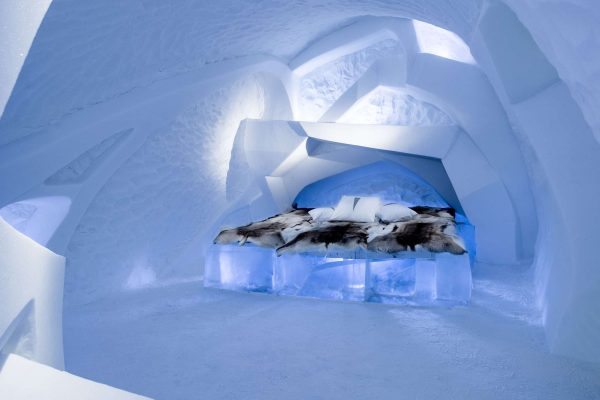
#> input picture 3_imgproc/ice.jpg, 600 x 400 px
$ python canny.py ice.jpg
#> lines starting #> are read from the running program, lines starting #| are printed output that depends on the picture
''' file name : canny.py

Description : This sample shows how to find edges using canny edge detection

This is Python version of this tutorial : http://opencv.itseez.com/doc/tutorials/imgproc/imgtrans/canny_detector/canny_detector.html

Level : Beginner

Benefits : Learn to apply canny edge detection to images.

Usage : python canny.py

Written by : Abid K. (abidrahman2@gmail.com) , Visit opencvpython.blogspot.com for more tutorials '''


import cv2
import sys
import numpy as np

def CannyThreshold(lowThreshold):

    #k = cv2.getTrackbarPos('Kernel size','canny demo')
    #if k%2==0:
    #    k+=1

    detected_edges = cv2.GaussianBlur(gray,(kernel_size,kernel_size),0) # This kernel affects the canny performance a lot !!
    detected_edges = cv2.Canny(detected_edges,lowThreshold,lowThreshold*ratio,apertureSize = kernel_size)
    dst = cv2.bitwise_and(img,img,mask = detected_edges)  # just add some colours to edges from original image.
    cv2.imshow('canny demo',dst)

lowThreshold = 50
max_lowThreshold = 255
ratio = 3
kernel_size = 5 # can take values 3, 5 or 7 !!! Affects output a lot

img = cv2.imread(sys.argv[1])
#> img is the input picture: shape (400, 600, 3); mean B, G, R 203.6, 153.8, 126.4
gray = cv2.cvtColor(img,cv2.COLOR_BGR2GRAY)
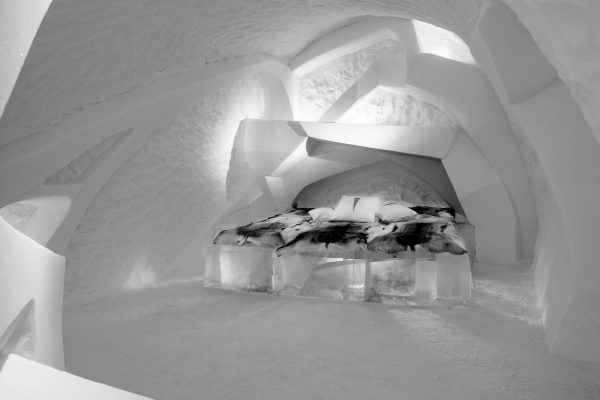
#> gray: shape (400, 600); min 0, max 254, mean 151.2

cv2.namedWindow('canny demo')

cv2.createTrackbar('Min threshold','canny demo',lowThreshold, max_lowThreshold, CannyThreshold)
#cv2.createTrackbar('Kernel size','canny demo',kernel_size, 7, CannyThreshold)


CannyThreshold(0)  # initialization
#> in CannyThreshold, `detected_edges = cv2.Canny(detected_edges,lowThreshold,lowThreshold*ra..`:
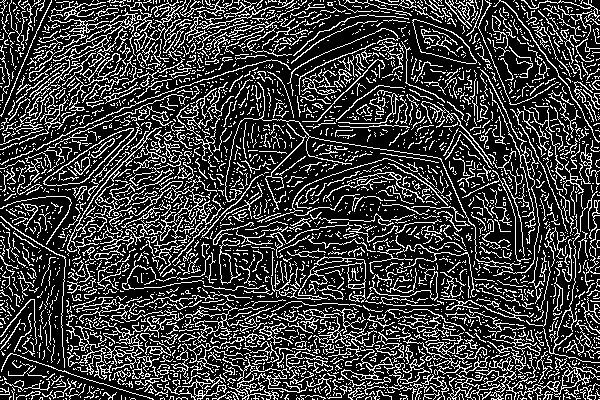
#> detected_edges: shape (400, 600); 23.9% white in thin lines or dots
#> in CannyThreshold, `dst = cv2.bitwise_and(img,img,mask = detected_edges)`:
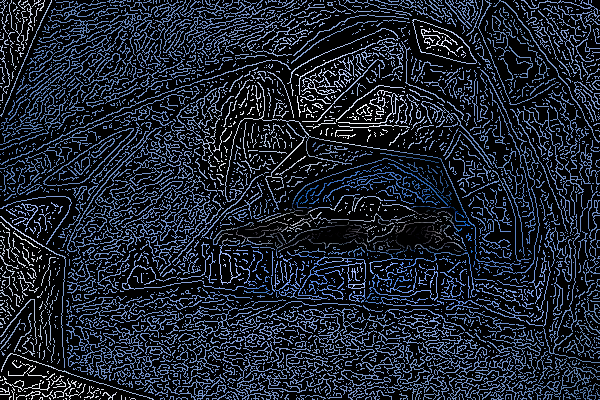
#> dst: shape (400, 600, 3); mean B, G, R 48.5, 36.4, 29.7
if cv2.waitKey(0) == 27:
#> call 2 of CannyThreshold, with lowThreshold = 50
#> in CannyThreshold (call 2), `detected_edges = cv2.Canny(detected_edges,lowThreshold,lowThreshold*ra..`:
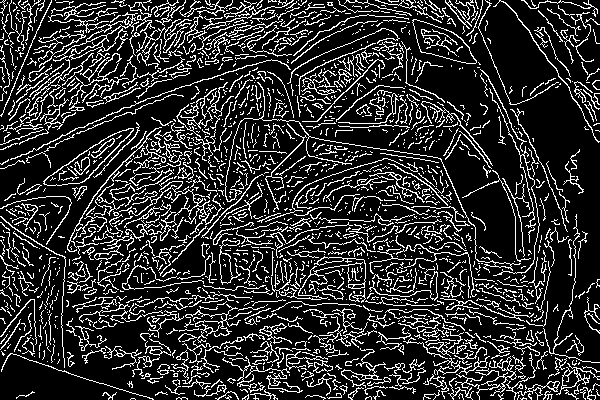
#> detected_edges: shape (400, 600); 18.3% white in thin lines or dots
#> in CannyThreshold (call 2), `dst = cv2.bitwise_and(img,img,mask = detected_edges)`:
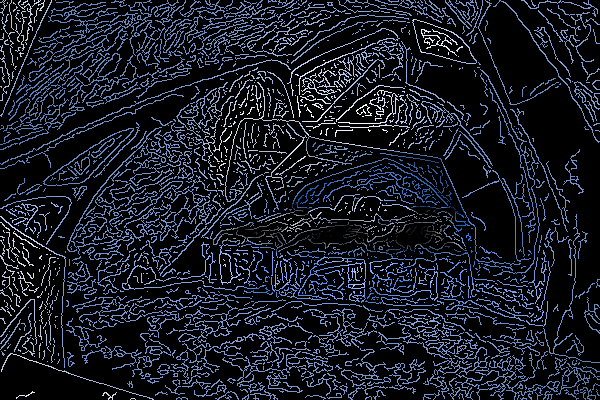
#> dst: shape (400, 600, 3); mean B, G, R 37.2, 28, 22.9
#> (key Esc is pressed here)
    cv2.destroyAllWindows()

# visit for output results : http://opencvpython.blogspot.com/2012/06/image-derivatives-sobel-and-scharr.html

$ run again, on 3_imgproc/pc.jpeg
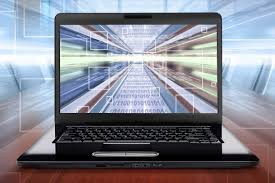
#> input picture 3_imgproc/pc.jpeg, 275 x 183 px
#> img is the input picture: shape (183, 275, 3); mean B, G, R 144.6, 134.1, 132.2
#> `gray = cv2.cvtColor(img,cv2.COLOR_BGR2GRAY)`:
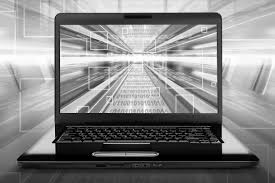
#> gray: shape (183, 275); min 0, max 255, mean 134.7
#> in CannyThreshold (call 2), `detected_edges = cv2.Canny(detected_edges,lowThreshold,lowThreshold*ra..`:
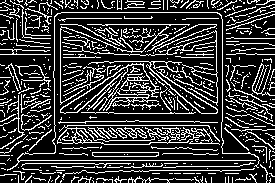
#> detected_edges: shape (183, 275); 22.7% white in thin lines or dots
